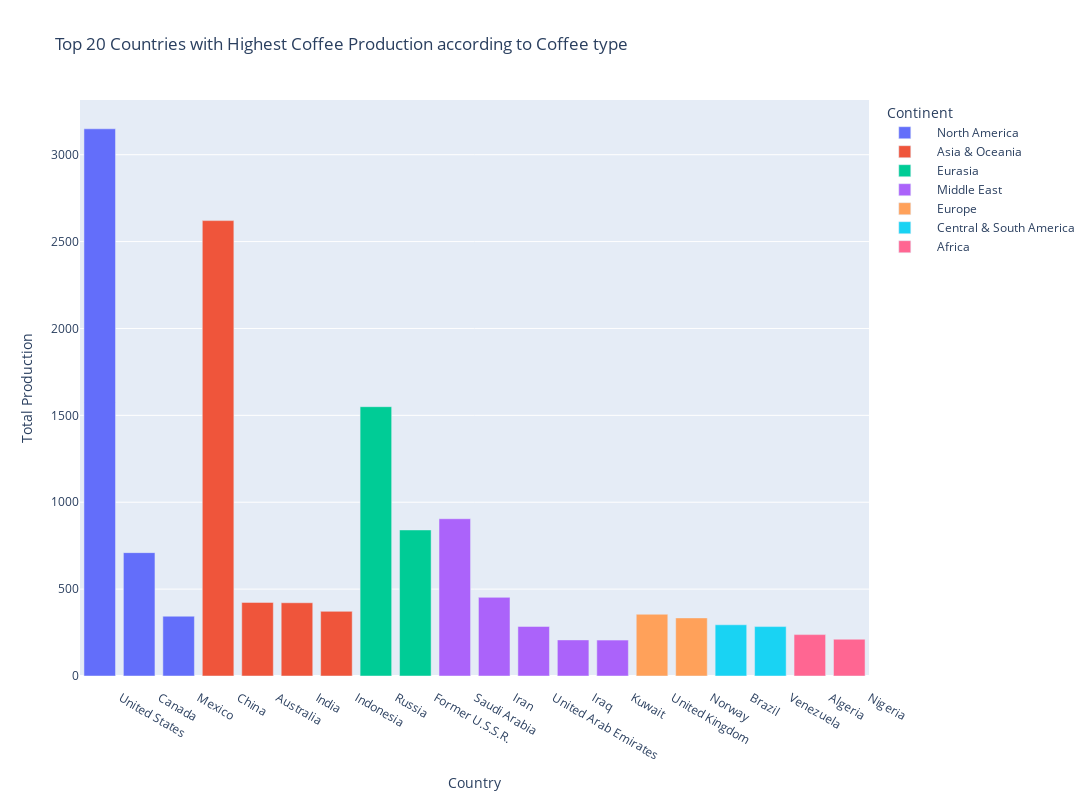

The code cell stored with this chart in its notebook:
### Code cell
fig = px.bar(top_production, x='Country', y='Total_production', color='Continent', labels={
                     "Country": "Country",
                     "Total_production": "Total Production"
                 },title='Top 20 Countries with Highest Coffee Production according to Coffee type', width=1300, height=800)
fig.show()

### Figure 1 — Plotly figure (JSON) as saved in the notebook; plotly's stock layout.template omitted (floating-point values rounded to 4 significant figures)
{"data": [{"alignmentgroup": "True", "hovertemplate": "Continent=    North America<br>Country=%{x}<br>Total Production=%{y}<extra></extra>", "legendgroup": "    North America", "marker": {"color": "#636efa", "pattern": {"shape": ""}}, "name": "    North America", "offsetgroup": "    North America", "orientation": "v", "showlegend": true, "textposition": "auto", "type": "bar", "x": ["        United States", "        Canada", "        Mexico"], "xaxis": "x", "y": [3149.0, 710.0, 344.1], "yaxis": "y"}, {"alignmentgroup": "True", "hovertemplate": "Continent=    Asia & Oceania<br>Country=%{x}<br>Total Production=%{y}<extra></extra>", "legendgroup": "    Asia & Oceania", "marker": {"color": "#EF553B", "pattern": {"shape": ""}}, "name": "    Asia & Oceania", "offsetgroup": "    Asia & Oceania", "orientation": "v", "showlegend": true, "textposition": "auto", "type": "bar", "x": ["        China", "        Australia", "        India", "        Indonesia"], "xaxis": "x", "y": [2621.0, 423.6, 421.5, 372.1], "yaxis": "y"}, {"alignmentgroup": "True", "hovertemplate": "Continent=    Eurasia<br>Country=%{x}<br>Total Production=%{y}<extra></extra>", "legendgroup": "    Eurasia", "marker": {"color": "#00cc96", "pattern": {"shape": ""}}, "name": "    Eurasia", "offsetgroup": "    Eurasia", "orientation": "v", "showlegend": true, "textposition": "auto", "type": "bar", "x": ["        Russia", "        Former U.S.S.R."], "xaxis": "x", "y": [1550.0, 840.5], "yaxis": "y"}, {"alignmentgroup": "True", "hovertemplate": "Continent=    Middle East<br>Country=%{x}<br>Total Production=%{y}<extra></extra>", "legendgroup": "    Middle East", "marker": {"color": "#ab63fa", "pattern": {"shape": ""}}, "name": "    Middle East", "offsetgroup": "    Middle East", "orientation": "v", "showlegend": true, "textposition": "auto", "type": "bar", "x": ["        Saudi Arabia", "        Iran", "        United Arab Emirates", "        Iraq", "        Kuwait"], "xaxis": "x", "y": [905.0, 452.6, 285.2, 207.7, 206.6], "yaxis": "y"}, {"alignmentgroup": "True", "hovertemplate": "Continent=    Europe<br>Country=%{x}<br>Total Production=%{y}<extra></extra>", "legendgroup": "    Europe", "marker": {"color": "#FFA15A", "pattern": {"shape": ""}}, "name": "    Europe", "offsetgroup": "    Europe", "orientation": "v", "showlegend": true, "textposition": "auto", "type": "bar", "x": ["        United Kingdom", "        Norway"], "xaxis": "x", "y": [355.3, 334.2], "yaxis": "y"}, {"alignmentgroup": "True", "hovertemplate": "Continent=    Central & South America<br>Country=%{x}<br>Total Production=%{y}<extra></extra>", "legendgroup": "    Central & South America", "marker": {"color": "#19d3f3", "pattern": {"shape": ""}}, "name": "    Central & South America", "offsetgroup": "    Central & South America", "orientation": "v", "showlegend": true, "textposition": "auto", "type": "bar", "x": ["        Brazil", "        Venezuela"], "xaxis": "x", "y": [294.8, 284.4], "yaxis": "y"}, {"alignmentgroup": "True", "hovertemplate": "Continent=    Africa<br>Country=%{x}<br>Total Production=%{y}<extra></extra>", "legendgroup": "    Africa", "marker": {"color": "#FF6692", "pattern": {"shape": ""}}, "name": "    Africa", "offsetgroup": "    Africa", "orientation": "v", "showlegend": true, "textposition": "auto", "type": "bar", "x": ["        Algeria", "        Nigeria"], "xaxis": "x", "y": [238.1, 211.6], "yaxis": "y"}], "layout": {"barmode": "relative", "height": 800, "legend": {"title": {"text": "Continent"}, "tracegroupgap": 0}, "title": {"text": "Top 20 Countries with Highest Coffee Production according to Coffee type"}, "width": 1300, "xaxis": {"anchor": "y", "domain": [0, 1], "title": {"text": "Country"}}, "yaxis": {"anchor": "x", "domain": [0, 1], "title": {"text": "Total Production"}}}}
